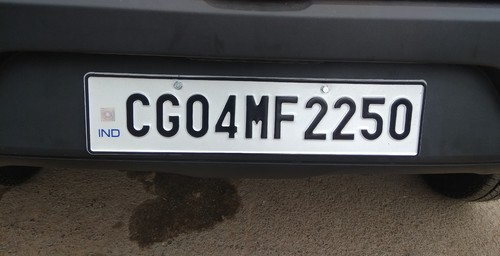
#> input picture 1.jpeg, 500 x 256 px
$ jupyter execute --allow-errors Number_Plate_Detection.ipynb   (shell and % lines are left out)
#> lines starting #> are read from the running program, lines starting #| are printed output that depends on the picture; after the words box and inside, x2 and y2 are one past the last pixel; in counts of white or black regions, pixels touching at a corner belong together
[cell 1]
import numpy as np
import cv2
import imutils

[cell 2]
import pytesseract

[cell 3]
from google.colab.patches import cv2_imshow
image = cv2.imread('1.jpeg')
#> image is the input picture: shape (256, 500, 3); mean B, G, R 75.4, 76.2, 77.5

# Resize the image - change width to 500
image = imutils.resize(image, width=500)

# Display the original image
cv2_imshow(image)
cv2.waitKey(0)

[cell 4]
gray = cv2.cvtColor(image, cv2.COLOR_BGR2GRAY)
cv2_imshow(gray)
cv2.waitKey(0)

# Noise removal with iterative bilateral filter(removes noise while preserving edges)
gray = cv2.bilateralFilter(gray, 11, 17, 17)
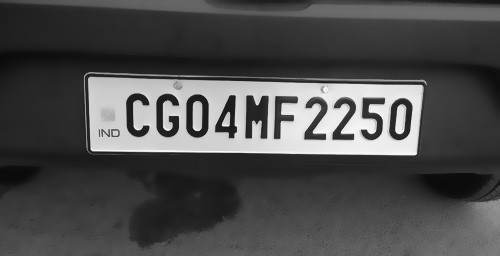
#> gray: shape (256, 500); min 10, max 250, mean 76.5
cv2_imshow(gray)
cv2.waitKey(0)

# Find Edges of the grayscale image
edged = cv2.Canny(gray, 170, 200)
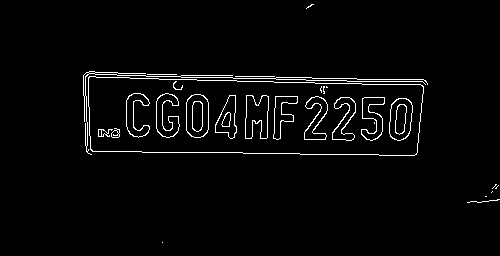
#> edged: shape (256, 500); 2.9% white in thin lines or dots, all inside (x1, y1, x2, y2) = (83, 4, 500, 243)
cv2_imshow(edged)
cv2.waitKey(0)

# Find contours based on Edges
cnts, new  = cv2.findContours(edged.copy(), cv2.RETR_LIST, cv2.CHAIN_APPROX_SIMPLE)
#> cnts = 51 contours, 17 with area under 20; largest, box (x1, y1, x2, y2) and area: (88, 76, 424, 156) 23842, (88, 76, 424, 156) 23836, (186, 94, 209, 138) 859, (186, 94, 209, 138) 841, (389, 98, 413, 141) 800; new = 51 rows, first 6: [1, -1, -1, -1], [2, 0, -1, -1], [3, 1, -1, -1], [4, 2, -1, -1], [5, 3, -1, -1], [6, 4, -1, -1]

# Create copy of original image to draw all contours
img1 = image.copy()
cv2.drawContours(img1, cnts, -1, (0,255,0), 3)
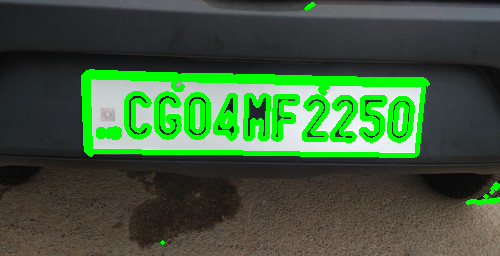
#> img1: shape (256, 500, 3); 11.62% of pixels changed, all inside (x1, y1, x2, y2) = (81, 2, 500, 245)
cv2_imshow(img1)
cv2.waitKey(0)

#sort contours based on their area keeping minimum required area as '30' (anything smaller than this will not be considered)
cnts=sorted(cnts, key = cv2.contourArea, reverse = True)[:30]
#> cnts = 30 contours; largest, box (x1, y1, x2, y2) and area: (88, 76, 424, 156) 23842, (88, 76, 424, 156) 23836, (186, 94, 209, 138) 859, (186, 94, 209, 138) 841, (389, 98, 413, 141) 800
NumberPlateCnt = None #we currently have no Number plate contour

# Top 30 Contours
img2 = image.copy()
cv2.drawContours(img2, cnts, -1, (0,255,0), 3)
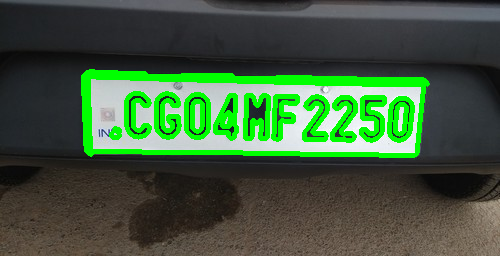
#> img2: shape (256, 500, 3); 10.98% of pixels changed, all inside (x1, y1, x2, y2) = (81, 69, 430, 158)
cv2_imshow(img2)
cv2.waitKey(0)

[cell 5]
count = 0
idx =7
for c in cnts:
        peri = cv2.arcLength(c, True)
        approx = cv2.approxPolyDP(c, 0.02 * peri, True)
        # print ("approx = ",approx)
        if len(approx) == 4:  # Select the contour with 4 corners
            NumberPlateCnt = approx #This is our approx Number Plate Contour

            # Crop those contours and store it in Cropped Images folder
            x, y, w, h = cv2.boundingRect(c) #This will find out co-ord for plate
            new_img = gray[y:y + h, x:x + w] #Create new image
            cv2.imwrite('Cropped Images-Text' + str(idx) + '.png', new_img) #Store new image
            idx+=1

            break
#> this loop made 1 pass
#> (peri, NumberPlateCnt, x, y, w, h, idx) on pass 1: (812.2, [[88, 77], [92, 151], [417, 152], [420, 84]], 88, 76, 336, 80, 8)
#> pass 1, `new_img = gray[y:y + h, x:x + w]`:
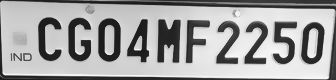
#> new_img: shape (80, 336); min 23, max 250, mean 163.2
#> after the loop, idx = 8

[cell 6]
cv2.drawContours(image, [NumberPlateCnt], -1, (0,255,0), 3)
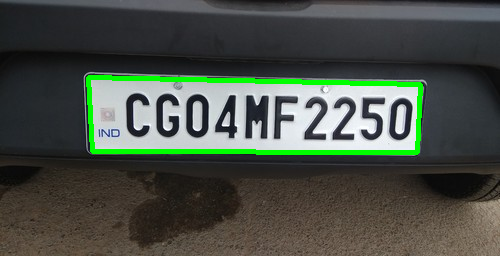
#> image: shape (256, 500, 3); 3.11% of pixels changed, all inside (x1, y1, x2, y2) = (86, 75, 423, 155)
cv2_imshow(image)
cv2.waitKey(0)

Cropped_img_loc = 'Cropped Images-Text7.png'
cv2_imshow(cv2.imread(Cropped_img_loc))

$ run again, with car1.jpg copied over 1.jpeg
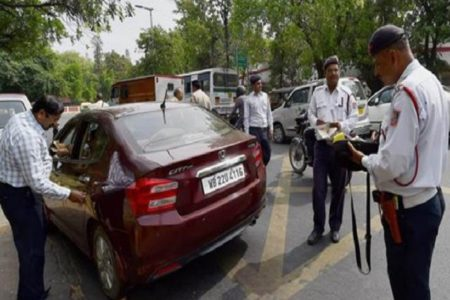
#> input picture car1.jpg, 450 x 300 px
#> image is the input picture: shape (300, 450, 3); mean B, G, R 80.9, 87.6, 92.8
#> image: shape (333, 500, 3)
#> `edged = cv2.Canny(gray, 170, 200)`:
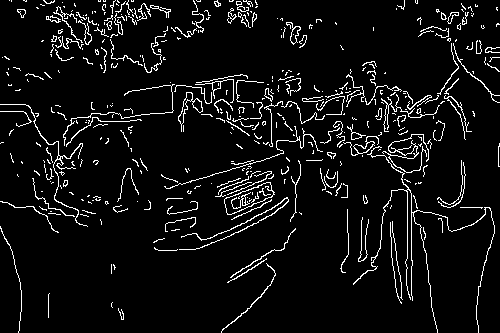
#> edged: shape (333, 500); 6.3% white in thin lines or dots
#> `cnts, new  = cv2.findContours(edged.copy(), cv2.RETR_LIST, cv2.CHAIN_A..`: cnts = 457 contours, 413 with area under 20; largest, box (x1, y1, x2, y2) and area: (224, 182, 275, 215) 786, (224, 182, 274, 215) 759, (178, 92, 203, 132) 226, (343, 136, 379, 156) 135, (178, 92, 193, 125) 124; new = 457 rows, first 6: [1, -1, -1, -1], [2, 0, -1, -1], [3, 1, -1, -1], [4, 2, -1, -1], [5, 3, -1, -1], [6, 4, -1, -1]
#> `cnts=sorted(cnts, key = cv2.contourArea, reverse = True)[:30]`: cnts = 30 contours; largest, box (x1, y1, x2, y2) and area: (224, 182, 275, 215) 786, (224, 182, 274, 215) 759, (178, 92, 203, 132) 226, (343, 136, 379, 156) 135, (178, 92, 193, 125) 124
#> `cv2.drawContours(img2, cnts, -1, (0,255,0), 3)`:
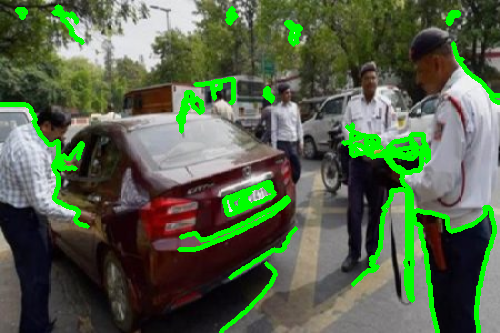
#> img2: shape (333, 500, 3); mean B, G, R 73.6, 98.9, 84.7
#> the loop `for c in cnts:` made 30 passes
#> peri on passes 1 to 8: 139.6, 157.5, 143.4, 170, 84.77, 58.77, 94.43, 47.46
#> after the loop `for c in cnts:`: idx = 7
